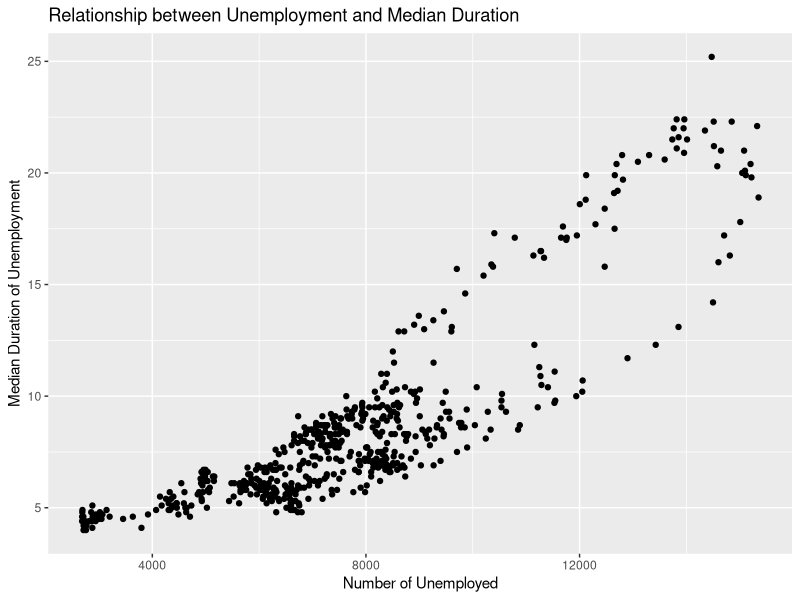
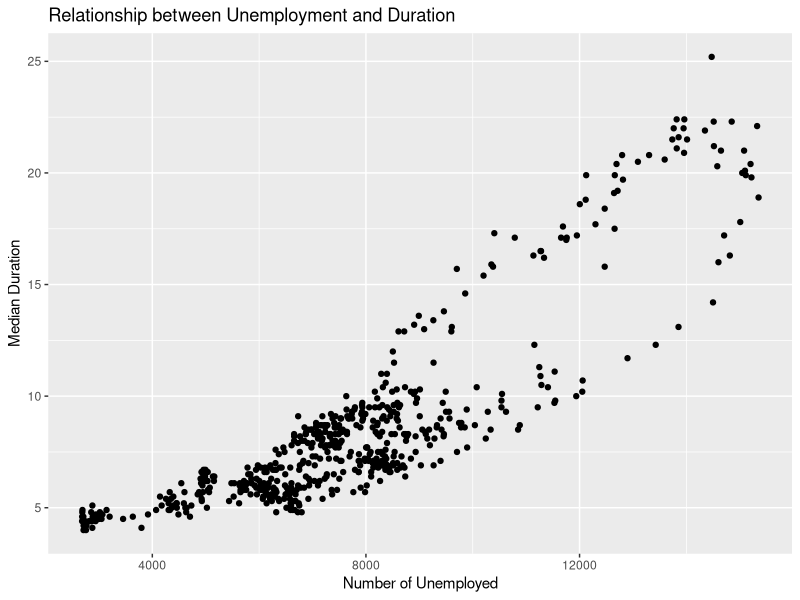

The R script that drew these images, in order:
## ---- chunk 1
1 + 1
## ---- chunk 2
#| echo: false
2 * 2
## ---- chunk 3
# Create a character variable

X <- "This is my first assignment"

X
## ---- chunk 4
paste("A", 1:3)

paste("X", 1:3, sep = "")

paste("Today", "is", "fun")

paste0("Today", "is", "fun")
## ---- chunk 5
X <- paste(X, "and I'm loving it!")

X
## ---- chunk 6
# Create vector

Y <- c(2,3,4,5)

# Multiply by 2

Y <- Y * 2

Y
## ---- chunk 7
X
Y
## ---- chunk 8
max(Y)

min(Y)
## ---- chunk 9
# install.packages("ggplot2")

library(ggplot2)

head(economics)
## ---- chunk 10
plot <- ggplot(
  economics,
  aes(x = unemploy,
      y = uempmed)
) +
  geom_point()

plot +
  labs(
    title = "Relationship between Unemployment and Median Duration",
    x = "Number of Unemployed",
    y = "Median Duration of Unemployment"
  )
## ---- chunk 11
#| label: fig-unemployment
#| fig-cap: "Relationship between unemployment and duration."
#| fig-width: 5
#| fig-asp: 0.6

economics |>
  ggplot(
    aes(
      x = unemploy,
      y = uempmed
    )
  ) +
  geom_point() +
  labs(
    title = "Relationship between Unemployment and Duration",
    x = "Number of Unemployed",
    y = "Median Duration"
  )
